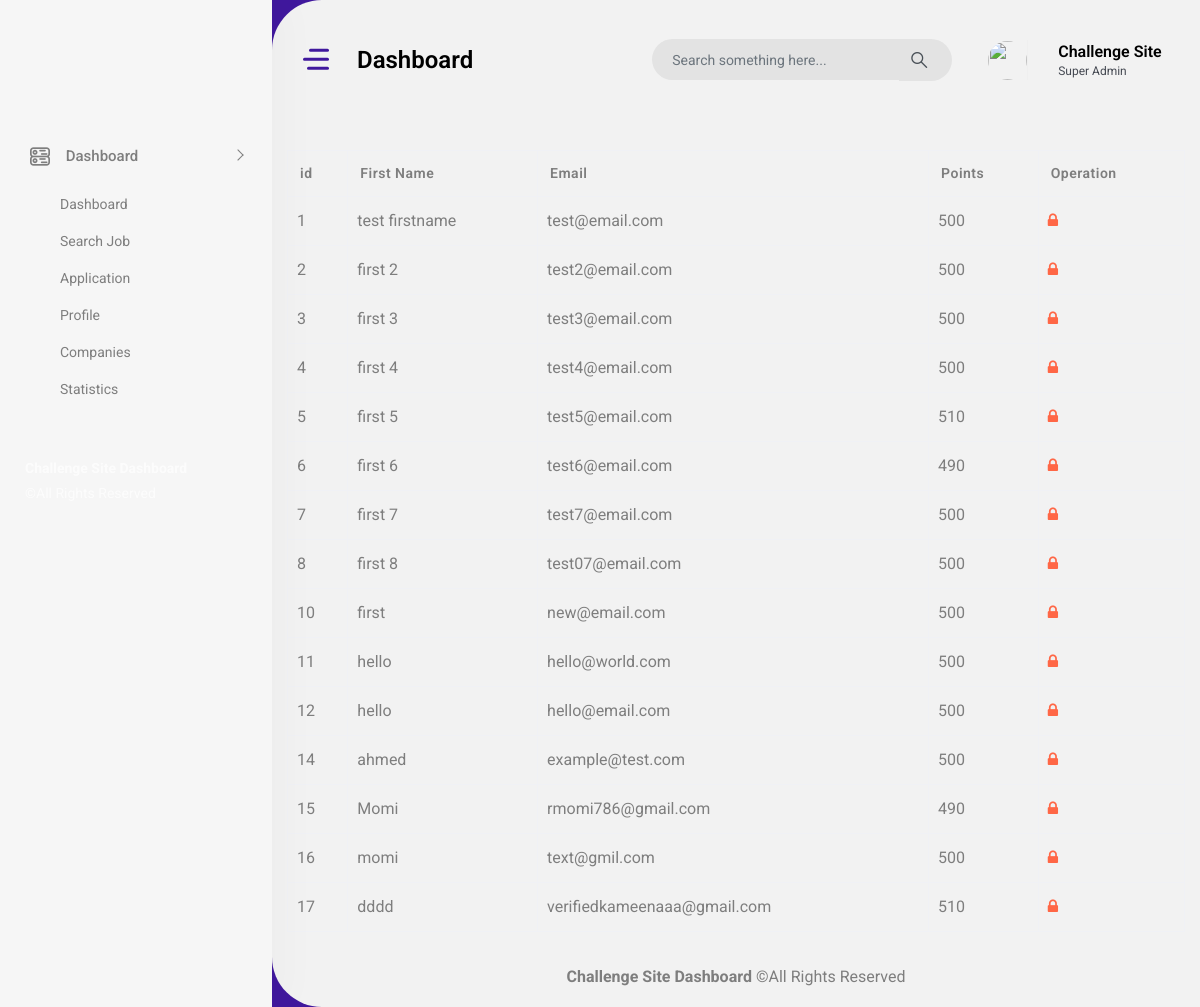
/admin/home/users.php (signed in), run on an earlier commit of the app's database.
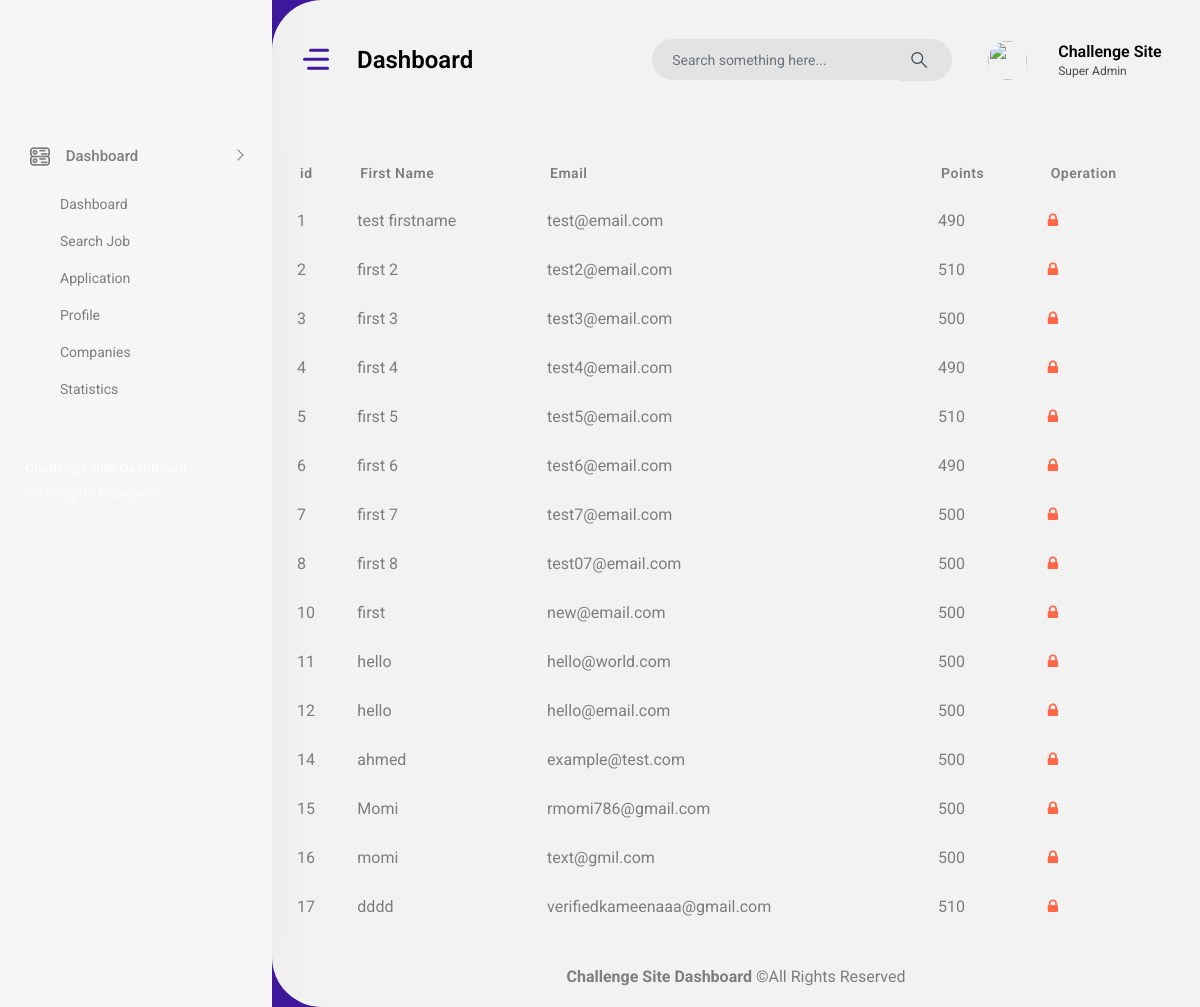
And on a later commit of the database.
### tables this page shows
CREATE TABLE `users` (
  `id` int(11) NOT NULL,
  `username` varchar(255) NOT NULL,
  `first_name` varchar(255) NOT NULL,
  `last_name` varchar(255) NOT NULL,
  `email` varchar(255) NOT NULL,
  `user_password` varchar(255) NOT NULL,
  `balance` decimal(65,30) UNSIGNED NOT NULL DEFAULT 0.000000000000000000000000000000,
  `skill_points` int(11) NOT NULL
);

### admin/home/users.php (the view)
<?php
    include '../inc/header.php';
?>
        <div class="content-body">
			<div class="container-fluid">
				<div class="row">
                    <table id="example" class="table table-bordered ">
                        <thead>
                            <tr>
                                <th>id</th>
                                <th>First Name</th>
                                <th>Email</th>
                                <th>Points</th>
                                <th>Operation</th>
                            </tr>
                        </thead>
                        <tbody>
                            <?php
                                $query = "SELECT * from users";
                                $result = mysqli_query($conn,$query);
                                $count = mysqli_num_rows($result);
                                for ($i=0; $i < $count ; $i++) {
                                    $data = mysqli_fetch_assoc($result);
                            ?>
                                <tr>
                                    <td><?= $data['id']?></td>
                                    <td><?= $data['first_name']?></td>
                                    <td><?= $data['email']?></td>
                                    <td><?= $data['skill_points']?></td>
                                    <td>
                                        <a href=""><i class="fa fa-lock text-danger"></i></a>
                                    </td>
                                </tr>
                            <?php
                                }
                            ?>
                        </tbody>
                    </table>
                </div>
            </div>
        </div>
<?php
    include '../inc/footer.php';
?>

What changed in the data, as far as the page shows it:
changed users "test firstname": skill_points "500" → "490"
changed users "first 2": skill_points "500" → "510"
changed users "first 4": skill_points "500" → "490"
changed users "Momi": skill_points "490" → "500"
